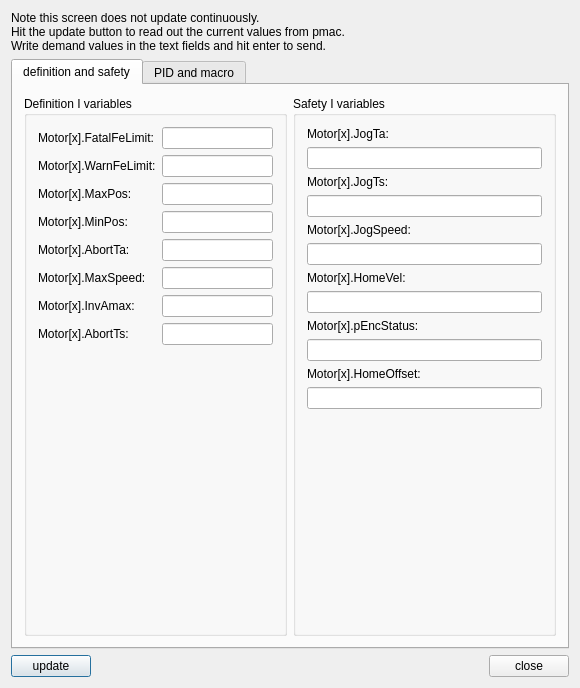
<?xml version="1.0" encoding="UTF-8"?>
<ui version="4.0">
 <class>formPpmacAxisSettings</class>
 <widget class="QDialog" name="formPpmacAxisSettings">
  <property name="geometry">
   <rect>
    <x>0</x>
    <y>0</y>
    <width>580</width>
    <height>688</height>
   </rect>
  </property>
  <property name="sizePolicy">
   <sizepolicy hsizetype="Fixed" vsizetype="Fixed">
    <horstretch>0</horstretch>
    <verstretch>0</verstretch>
   </sizepolicy>
  </property>
  <property name="maximumSize">
   <size>
    <width>1024</width>
    <height>768</height>
   </size>
  </property>
  <property name="windowTitle">
   <string>Axis setup</string>
  </property>
  <layout class="QGridLayout" name="gridLayout_3">
   <item row="2" column="0">
    <widget class="QPushButton" name="btnUpdate">
     <property name="text">
      <string>update</string>
     </property>
    </widget>
   </item>
   <item row="0" column="0" colspan="3">
    <widget class="QLabel" name="textLabel1">
     <property name="text">
      <string>Note this screen does not update continuously.
Hit the update button to read out the current values from pmac.
Write demand values in the text fields and hit enter to send.</string>
     </property>
     <property name="wordWrap">
      <bool>false</bool>
     </property>
    </widget>
   </item>
   <item row="2" column="1">
    <spacer name="spacer7">
     <property name="orientation">
      <enum>Qt::Horizontal</enum>
     </property>
     <property name="sizeType">
      <enum>QSizePolicy::Expanding</enum>
     </property>
     <property name="sizeHint" stdset="0">
      <size>
       <width>185</width>
       <height>20</height>
      </size>
     </property>
    </spacer>
   </item>
   <item row="2" column="2">
    <widget class="QPushButton" name="btnClose">
     <property name="text">
      <string>close</string>
     </property>
    </widget>
   </item>
   <item row="1" column="0" colspan="3">
    <widget class="QTabWidget" name="tabAxisSetup">
     <property name="enabled">
      <bool>true</bool>
     </property>
     <property name="currentIndex">
      <number>0</number>
     </property>
     <widget class="QWidget" name="tab">
      <attribute name="title">
       <string>definition and safety</string>
      </attribute>
      <layout class="QGridLayout" name="gridLayout_2">
       <item row="0" column="1">
        <widget class="QGroupBox" name="groupBox2">
         <property name="title">
          <string>Safety I variables</string>
         </property>
         <layout class="QFormLayout" name="formLayout">
          <item row="0" column="0">
           <widget class="QLabel" name="textLabel2_9">
            <property name="text">
             <string>Motor[x].JogTa:</string>
            </property>
            <property name="wordWrap">
             <bool>false</bool>
            </property>
           </widget>
          </item>
          <item row="2" column="0">
           <widget class="QLabel" name="textLabel2_2_2">
            <property name="text">
             <string>Motor[x].JogTs:</string>
            </property>
            <property name="wordWrap">
             <bool>false</bool>
            </property>
           </widget>
          </item>
          <item row="4" column="0">
           <widget class="QLabel" name="textLabel2_3_2">
            <property name="text">
             <string>Motor[x].JogSpeed:</string>
            </property>
            <property name="wordWrap">
             <bool>false</bool>
            </property>
           </widget>
          </item>
          <item row="6" column="0">
           <widget class="QLabel" name="textLabel2_4_2">
            <property name="text">
             <string>Motor[x].HomeVel:</string>
            </property>
            <property name="wordWrap">
             <bool>false</bool>
            </property>
           </widget>
          </item>
          <item row="8" column="0">
           <widget class="QLabel" name="textLabel2_6_2">
            <property name="text">
             <string>Motor[x].pEncStatus:</string>
            </property>
            <property name="wordWrap">
             <bool>false</bool>
            </property>
           </widget>
          </item>
          <item row="10" column="0">
           <widget class="QLabel" name="textLabel2_7_2">
            <property name="text">
             <string>Motor[x].HomeOffset:</string>
            </property>
            <property name="wordWrap">
             <bool>false</bool>
            </property>
           </widget>
          </item>
          <item row="1" column="0" colspan="2">
           <widget class="QLineEdit" name="lneIx20">
            <property name="sizePolicy">
             <sizepolicy hsizetype="Expanding" vsizetype="Fixed">
              <horstretch>0</horstretch>
              <verstretch>0</verstretch>
             </sizepolicy>
            </property>
            <property name="minimumSize">
             <size>
              <width>60</width>
              <height>0</height>
             </size>
            </property>
            <property name="maximumSize">
             <size>
              <width>32222</width>
              <height>32767</height>
             </size>
            </property>
           </widget>
          </item>
          <item row="3" column="0" colspan="2">
           <widget class="QLineEdit" name="lneIx21">
            <property name="minimumSize">
             <size>
              <width>60</width>
              <height>0</height>
             </size>
            </property>
            <property name="maximumSize">
             <size>
              <width>32222</width>
              <height>32767</height>
             </size>
            </property>
           </widget>
          </item>
          <item row="5" column="0" colspan="2">
           <widget class="QLineEdit" name="lneIx22">
            <property name="minimumSize">
             <size>
              <width>60</width>
              <height>0</height>
             </size>
            </property>
            <property name="maximumSize">
             <size>
              <width>32222</width>
              <height>32767</height>
             </size>
            </property>
           </widget>
          </item>
          <item row="7" column="0" colspan="2">
           <widget class="QLineEdit" name="lneIx23">
            <property name="minimumSize">
             <size>
              <width>60</width>
              <height>0</height>
             </size>
            </property>
            <property name="maximumSize">
             <size>
              <width>32222</width>
              <height>32767</height>
             </size>
            </property>
           </widget>
          </item>
          <item row="9" column="0" colspan="2">
           <widget class="QLineEdit" name="lneIx25">
            <property name="minimumSize">
             <size>
              <width>60</width>
              <height>0</height>
             </size>
            </property>
            <property name="maximumSize">
             <size>
              <width>32222</width>
              <height>32767</height>
             </size>
            </property>
           </widget>
          </item>
          <item row="11" column="0" colspan="2">
           <widget class="QLineEdit" name="lneIx26">
            <property name="minimumSize">
             <size>
              <width>0</width>
              <height>0</height>
             </size>
            </property>
            <property name="maximumSize">
             <size>
              <width>32222</width>
              <height>32767</height>
             </size>
            </property>
           </widget>
          </item>
         </layout>
        </widget>
       </item>
       <item row="0" column="0">
        <widget class="QGroupBox" name="groupBox1">
         <property name="title">
          <string>Definition I variables</string>
         </property>
         <layout class="QFormLayout" name="formLayout_2">
          <item row="7" column="1">
           <widget class="QLineEdit" name="lneIx15">
            <property name="minimumSize">
             <size>
              <width>60</width>
              <height>0</height>
             </size>
            </property>
            <property name="maximumSize">
             <size>
              <width>31222</width>
              <height>32767</height>
             </size>
            </property>
           </widget>
          </item>
          <item row="0" column="0">
           <widget class="QLabel" name="textLabel2">
            <property name="text">
             <string>Motor[x].FatalFeLimit:</string>
            </property>
            <property name="wordWrap">
             <bool>false</bool>
            </property>
           </widget>
          </item>
          <item row="0" column="1">
           <widget class="QLineEdit" name="lneIx11">
            <property name="minimumSize">
             <size>
              <width>60</width>
              <height>0</height>
             </size>
            </property>
            <property name="maximumSize">
             <size>
              <width>31222</width>
              <height>32767</height>
             </size>
            </property>
           </widget>
          </item>
          <item row="2" column="1">
           <widget class="QLineEdit" name="lneIx12">
            <property name="minimumSize">
             <size>
              <width>60</width>
              <height>0</height>
             </size>
            </property>
            <property name="maximumSize">
             <size>
              <width>31222</width>
              <height>32767</height>
             </size>
            </property>
           </widget>
          </item>
          <item row="4" column="1">
           <widget class="QLineEdit" name="lneIx13">
            <property name="minimumSize">
             <size>
              <width>60</width>
              <height>0</height>
             </size>
            </property>
            <property name="maximumSize">
             <size>
              <width>31222</width>
              <height>32767</height>
             </size>
            </property>
           </widget>
          </item>
          <item row="2" column="0">
           <widget class="QLabel" name="textLabel2_2">
            <property name="text">
             <string>Motor[x].WarnFeLimit:</string>
            </property>
            <property name="wordWrap">
             <bool>false</bool>
            </property>
           </widget>
          </item>
          <item row="4" column="0">
           <widget class="QLabel" name="textLabel2_3">
            <property name="text">
             <string>Motor[x].MaxPos:</string>
            </property>
            <property name="wordWrap">
             <bool>false</bool>
            </property>
           </widget>
          </item>
          <item row="5" column="0">
           <widget class="QLabel" name="textLabel2_4">
            <property name="text">
             <string>Motor[x].MinPos:</string>
            </property>
            <property name="wordWrap">
             <bool>false</bool>
            </property>
           </widget>
          </item>
          <item row="5" column="1">
           <widget class="QLineEdit" name="lneIx14">
            <property name="minimumSize">
             <size>
              <width>60</width>
              <height>0</height>
             </size>
            </property>
            <property name="maximumSize">
             <size>
              <width>31222</width>
              <height>32767</height>
             </size>
            </property>
           </widget>
          </item>
          <item row="7" column="0">
           <widget class="QLabel" name="textLabel2_5">
            <property name="text">
             <string>Motor[x].AbortTa:</string>
            </property>
            <property name="wordWrap">
             <bool>false</bool>
            </property>
           </widget>
          </item>
          <item row="8" column="0">
           <widget class="QLabel" name="textLabel2_6">
            <property name="text">
             <string>Motor[x].MaxSpeed:</string>
            </property>
            <property name="wordWrap">
             <bool>false</bool>
            </property>
           </widget>
          </item>
          <item row="8" column="1">
           <widget class="QLineEdit" name="lneIx16">
            <property name="minimumSize">
             <size>
              <width>60</width>
              <height>0</height>
             </size>
            </property>
            <property name="maximumSize">
             <size>
              <width>31222</width>
              <height>32767</height>
             </size>
            </property>
           </widget>
          </item>
          <item row="9" column="0">
           <widget class="QLabel" name="textLabel2_7">
            <property name="text">
             <string>Motor[x].InvAmax:</string>
            </property>
            <property name="wordWrap">
             <bool>false</bool>
            </property>
           </widget>
          </item>
          <item row="9" column="1">
           <widget class="QLineEdit" name="lneIx17">
            <property name="minimumSize">
             <size>
              <width>60</width>
              <height>0</height>
             </size>
            </property>
            <property name="maximumSize">
             <size>
              <width>31222</width>
              <height>32767</height>
             </size>
            </property>
           </widget>
          </item>
          <item row="10" column="0">
           <widget class="QLabel" name="textLabel2_8">
            <property name="text">
             <string>Motor[x].AbortTs:</string>
            </property>
            <property name="wordWrap">
             <bool>false</bool>
            </property>
           </widget>
          </item>
          <item row="10" column="1">
           <widget class="QLineEdit" name="lneIx19">
            <property name="minimumSize">
             <size>
              <width>60</width>
              <height>0</height>
             </size>
            </property>
            <property name="maximumSize">
             <size>
              <width>31222</width>
              <height>32767</height>
             </size>
            </property>
           </widget>
          </item>
         </layout>
        </widget>
       </item>
      </layout>
     </widget>
     <widget class="QWidget" name="tab_2">
      <attribute name="title">
       <string>PID and macro</string>
      </attribute>
      <widget class="QGroupBox" name="groupBox1_2">
       <property name="geometry">
        <rect>
         <x>10</x>
         <y>20</y>
         <width>271</width>
         <height>330</height>
        </rect>
       </property>
       <property name="sizePolicy">
        <sizepolicy hsizetype="Fixed" vsizetype="Fixed">
         <horstretch>0</horstretch>
         <verstretch>0</verstretch>
        </sizepolicy>
       </property>
       <property name="title">
        <string>Gains</string>
       </property>
       <layout class="QFormLayout" name="formLayout_3">
        <item row="0" column="0">
         <widget class="QLabel" name="textLabel2_10">
          <property name="text">
           <string>Proportional:</string>
          </property>
          <property name="wordWrap">
           <bool>false</bool>
          </property>
         </widget>
        </item>
        <item row="0" column="1">
         <widget class="QLineEdit" name="lneIx30">
          <property name="minimumSize">
           <size>
            <width>60</width>
            <height>0</height>
           </size>
          </property>
          <property name="maximumSize">
           <size>
            <width>32233</width>
            <height>32767</height>
           </size>
          </property>
         </widget>
        </item>
        <item row="1" column="0">
         <widget class="QLabel" name="textLabel2_2_3">
          <property name="text">
           <string>Derivative 1:</string>
          </property>
          <property name="wordWrap">
           <bool>false</bool>
          </property>
         </widget>
        </item>
        <item row="1" column="1">
         <widget class="QLineEdit" name="lneIx31">
          <property name="minimumSize">
           <size>
            <width>60</width>
            <height>0</height>
           </size>
          </property>
          <property name="maximumSize">
           <size>
            <width>32233</width>
            <height>32767</height>
           </size>
          </property>
         </widget>
        </item>
        <item row="2" column="0">
         <widget class="QLabel" name="textLabel2_3_3">
          <property name="text">
           <string>Derivative 2:</string>
          </property>
          <property name="wordWrap">
           <bool>false</bool>
          </property>
         </widget>
        </item>
        <item row="2" column="1">
         <widget class="QLineEdit" name="lneDerivative2">
          <property name="minimumSize">
           <size>
            <width>60</width>
            <height>0</height>
           </size>
          </property>
          <property name="maximumSize">
           <size>
            <width>32233</width>
            <height>32767</height>
           </size>
          </property>
         </widget>
        </item>
        <item row="3" column="0">
         <widget class="QLabel" name="textLabel2_4_3">
          <property name="text">
           <string>Integral:</string>
          </property>
          <property name="wordWrap">
           <bool>false</bool>
          </property>
         </widget>
        </item>
        <item row="3" column="1">
         <widget class="QLineEdit" name="lneIx33">
          <property name="minimumSize">
           <size>
            <width>60</width>
            <height>0</height>
           </size>
          </property>
          <property name="maximumSize">
           <size>
            <width>32233</width>
            <height>32767</height>
           </size>
          </property>
         </widget>
        </item>
        <item row="4" column="0">
         <widget class="QLabel" name="textLabel2_5_3">
          <property name="text">
           <string>Vel. Feedforward 1:</string>
          </property>
          <property name="wordWrap">
           <bool>false</bool>
          </property>
         </widget>
        </item>
        <item row="4" column="1">
         <widget class="QLineEdit" name="lneIx32">
          <property name="minimumSize">
           <size>
            <width>60</width>
            <height>0</height>
           </size>
          </property>
          <property name="maximumSize">
           <size>
            <width>32233</width>
            <height>32767</height>
           </size>
          </property>
         </widget>
        </item>
        <item row="5" column="0">
         <widget class="QLabel" name="textLabel2_10_2">
          <property name="text">
           <string>Vel. Feedforward 2:</string>
          </property>
          <property name="wordWrap">
           <bool>false</bool>
          </property>
         </widget>
        </item>
        <item row="5" column="1">
         <widget class="QLineEdit" name="lneVFF2">
          <property name="minimumSize">
           <size>
            <width>60</width>
            <height>0</height>
           </size>
          </property>
          <property name="maximumSize">
           <size>
            <width>32233</width>
            <height>32767</height>
           </size>
          </property>
         </widget>
        </item>
        <item row="6" column="0">
         <widget class="QLabel" name="textLabel2_10_2_2">
          <property name="text">
           <string>Accel. Feedforward:</string>
          </property>
          <property name="wordWrap">
           <bool>false</bool>
          </property>
         </widget>
        </item>
        <item row="6" column="1">
         <widget class="QLineEdit" name="lneIx35">
          <property name="minimumSize">
           <size>
            <width>60</width>
            <height>0</height>
           </size>
          </property>
          <property name="maximumSize">
           <size>
            <width>32233</width>
            <height>32767</height>
           </size>
          </property>
         </widget>
        </item>
       </layout>
      </widget>
      <widget class="QGroupBox" name="groupBox1_2_2">
       <property name="geometry">
        <rect>
         <x>290</x>
         <y>20</y>
         <width>260</width>
         <height>81</height>
        </rect>
       </property>
       <property name="sizePolicy">
        <sizepolicy hsizetype="Fixed" vsizetype="Fixed">
         <horstretch>0</horstretch>
         <verstretch>0</verstretch>
        </sizepolicy>
       </property>
       <property name="title">
        <string>Other Servo Settings</string>
       </property>
       <layout class="QFormLayout" name="formLayout_4">
        <property name="fieldGrowthPolicy">
         <enum>QFormLayout::AllNonFixedFieldsGrow</enum>
        </property>
        <item row="0" column="0">
         <widget class="QLabel" name="lLoopSelect">
          <property name="text">
           <string>Integrator Mode:</string>
          </property>
          <property name="wordWrap">
           <bool>false</bool>
          </property>
         </widget>
        </item>
        <item row="0" column="1">
         <widget class="QLineEdit" name="lneIx34">
          <property name="minimumSize">
           <size>
            <width>60</width>
            <height>0</height>
           </size>
          </property>
          <property name="maximumSize">
           <size>
            <width>32222</width>
            <height>32767</height>
           </size>
          </property>
         </widget>
        </item>
        <item row="2" column="0" colspan="2">
         <spacer name="verticalSpacer">
          <property name="orientation">
           <enum>Qt::Vertical</enum>
          </property>
          <property name="sizeHint" stdset="0">
           <size>
            <width>30</width>
            <height>0</height>
           </size>
          </property>
         </spacer>
        </item>
       </layout>
      </widget>
     </widget>
    </widget>
   </item>
  </layout>
 </widget>
 <layoutdefault spacing="6" margin="11"/>
 <pixmapfunction>qPixmapFromMimeSource</pixmapfunction>
 <tabstops>
  <tabstop>btnUpdate</tabstop>
  <tabstop>btnClose</tabstop>
 </tabstops>
 <resources/>
 <connections>
  <connection>
   <sender>btnUpdate</sender>
   <signal>clicked()</signal>
   <receiver>formPpmacAxisSettings</receiver>
   <slot>axisUpdate()</slot>
   <hints>
    <hint type="sourcelabel">
     <x>20</x>
     <y>20</y>
    </hint>
    <hint type="destinationlabel">
     <x>20</x>
     <y>20</y>
    </hint>
   </hints>
  </connection>
  <connection>
   <sender>btnClose</sender>
   <signal>clicked()</signal>
   <receiver>formPpmacAxisSettings</receiver>
   <slot>close()</slot>
   <hints>
    <hint type="sourcelabel">
     <x>20</x>
     <y>20</y>
    </hint>
    <hint type="destinationlabel">
     <x>20</x>
     <y>20</y>
    </hint>
   </hints>
  </connection>
  <connection>
   <sender>lneIx17</sender>
   <signal>returnPressed()</signal>
   <receiver>formPpmacAxisSettings</receiver>
   <slot>sendIx17()</slot>
   <hints>
    <hint type="sourcelabel">
     <x>20</x>
     <y>20</y>
    </hint>
    <hint type="destinationlabel">
     <x>20</x>
     <y>20</y>
    </hint>
   </hints>
  </connection>
  <connection>
   <sender>lneIx16</sender>
   <signal>returnPressed()</signal>
   <receiver>formPpmacAxisSettings</receiver>
   <slot>sendIx16()</slot>
   <hints>
    <hint type="sourcelabel">
     <x>20</x>
     <y>20</y>
    </hint>
    <hint type="destinationlabel">
     <x>20</x>
     <y>20</y>
    </hint>
   </hints>
  </connection>
  <connection>
   <sender>lneIx12</sender>
   <signal>returnPressed()</signal>
   <receiver>formPpmacAxisSettings</receiver>
   <slot>sendIx12()</slot>
   <hints>
    <hint type="sourcelabel">
     <x>20</x>
     <y>20</y>
    </hint>
    <hint type="destinationlabel">
     <x>20</x>
     <y>20</y>
    </hint>
   </hints>
  </connection>
  <connection>
   <sender>lneIx13</sender>
   <signal>returnPressed()</signal>
   <receiver>formPpmacAxisSettings</receiver>
   <slot>sendIx13()</slot>
   <hints>
    <hint type="sourcelabel">
     <x>20</x>
     <y>20</y>
    </hint>
    <hint type="destinationlabel">
     <x>20</x>
     <y>20</y>
    </hint>
   </hints>
  </connection>
  <connection>
   <sender>lneIx19</sender>
   <signal>returnPressed()</signal>
   <receiver>formPpmacAxisSettings</receiver>
   <slot>sendIx19()</slot>
   <hints>
    <hint type="sourcelabel">
     <x>20</x>
     <y>20</y>
    </hint>
    <hint type="destinationlabel">
     <x>20</x>
     <y>20</y>
    </hint>
   </hints>
  </connection>
  <connection>
   <sender>lneIx20</sender>
   <signal>returnPressed()</signal>
   <receiver>formPpmacAxisSettings</receiver>
   <slot>sendIx20()</slot>
   <hints>
    <hint type="sourcelabel">
     <x>20</x>
     <y>20</y>
    </hint>
    <hint type="destinationlabel">
     <x>20</x>
     <y>20</y>
    </hint>
   </hints>
  </connection>
  <connection>
   <sender>lneIx23</sender>
   <signal>returnPressed()</signal>
   <receiver>formPpmacAxisSettings</receiver>
   <slot>sendIx23()</slot>
   <hints>
    <hint type="sourcelabel">
     <x>20</x>
     <y>20</y>
    </hint>
    <hint type="destinationlabel">
     <x>20</x>
     <y>20</y>
    </hint>
   </hints>
  </connection>
  <connection>
   <sender>lneIx21</sender>
   <signal>returnPressed()</signal>
   <receiver>formPpmacAxisSettings</receiver>
   <slot>sendIx21()</slot>
   <hints>
    <hint type="sourcelabel">
     <x>20</x>
     <y>20</y>
    </hint>
    <hint type="destinationlabel">
     <x>20</x>
     <y>20</y>
    </hint>
   </hints>
  </connection>
  <connection>
   <sender>lneIx22</sender>
   <signal>returnPressed()</signal>
   <receiver>formPpmacAxisSettings</receiver>
   <slot>sendIx22()</slot>
   <hints>
    <hint type="sourcelabel">
     <x>20</x>
     <y>20</y>
    </hint>
    <hint type="destinationlabel">
     <x>20</x>
     <y>20</y>
    </hint>
   </hints>
  </connection>
  <connection>
   <sender>lneIx26</sender>
   <signal>returnPressed()</signal>
   <receiver>formPpmacAxisSettings</receiver>
   <slot>sendIx26()</slot>
   <hints>
    <hint type="sourcelabel">
     <x>20</x>
     <y>20</y>
    </hint>
    <hint type="destinationlabel">
     <x>20</x>
     <y>20</y>
    </hint>
   </hints>
  </connection>
  <connection>
   <sender>tabAxisSetup</sender>
   <signal>currentChanged(int)</signal>
   <receiver>formPpmacAxisSettings</receiver>
   <slot>tabChange()</slot>
   <hints>
    <hint type="sourcelabel">
     <x>20</x>
     <y>20</y>
    </hint>
    <hint type="destinationlabel">
     <x>20</x>
     <y>20</y>
    </hint>
   </hints>
  </connection>
  <connection>
   <sender>lneIx11</sender>
   <signal>returnPressed()</signal>
   <receiver>formPpmacAxisSettings</receiver>
   <slot>sendIx11()</slot>
   <hints>
    <hint type="sourcelabel">
     <x>20</x>
     <y>20</y>
    </hint>
    <hint type="destinationlabel">
     <x>20</x>
     <y>20</y>
    </hint>
   </hints>
  </connection>
  <connection>
   <sender>lneIx14</sender>
   <signal>returnPressed()</signal>
   <receiver>formPpmacAxisSettings</receiver>
   <slot>sendIx14()</slot>
   <hints>
    <hint type="sourcelabel">
     <x>20</x>
     <y>20</y>
    </hint>
    <hint type="destinationlabel">
     <x>20</x>
     <y>20</y>
    </hint>
   </hints>
  </connection>
  <connection>
   <sender>lneIx25</sender>
   <signal>returnPressed()</signal>
   <receiver>formPpmacAxisSettings</receiver>
   <slot>sendIx25()</slot>
   <hints>
    <hint type="sourcelabel">
     <x>20</x>
     <y>20</y>
    </hint>
    <hint type="destinationlabel">
     <x>20</x>
     <y>20</y>
    </hint>
   </hints>
  </connection>
  <connection>
   <sender>lneIx15</sender>
   <signal>returnPressed()</signal>
   <receiver>formPpmacAxisSettings</receiver>
   <slot>sendIx15()</slot>
   <hints>
    <hint type="sourcelabel">
     <x>20</x>
     <y>20</y>
    </hint>
    <hint type="destinationlabel">
     <x>20</x>
     <y>20</y>
    </hint>
   </hints>
  </connection>
  <connection>
   <sender>lneIx30</sender>
   <signal>returnPressed()</signal>
   <receiver>formPpmacAxisSettings</receiver>
   <slot>sendIx30()</slot>
   <hints>
    <hint type="sourcelabel">
     <x>20</x>
     <y>20</y>
    </hint>
    <hint type="destinationlabel">
     <x>20</x>
     <y>20</y>
    </hint>
   </hints>
  </connection>
  <connection>
   <sender>lneIx31</sender>
   <signal>returnPressed()</signal>
   <receiver>formPpmacAxisSettings</receiver>
   <slot>sendIx31()</slot>
   <hints>
    <hint type="sourcelabel">
     <x>20</x>
     <y>20</y>
    </hint>
    <hint type="destinationlabel">
     <x>20</x>
     <y>20</y>
    </hint>
   </hints>
  </connection>
  <connection>
   <sender>lneIx32</sender>
   <signal>returnPressed()</signal>
   <receiver>formPpmacAxisSettings</receiver>
   <slot>sendIx32()</slot>
   <hints>
    <hint type="sourcelabel">
     <x>20</x>
     <y>20</y>
    </hint>
    <hint type="destinationlabel">
     <x>20</x>
     <y>20</y>
    </hint>
   </hints>
  </connection>
  <connection>
   <sender>lneIx33</sender>
   <signal>returnPressed()</signal>
   <receiver>formPpmacAxisSettings</receiver>
   <slot>sendIx33()</slot>
   <hints>
    <hint type="sourcelabel">
     <x>20</x>
     <y>20</y>
    </hint>
    <hint type="destinationlabel">
     <x>20</x>
     <y>20</y>
    </hint>
   </hints>
  </connection>
  <connection>
   <sender>lneIx34</sender>
   <signal>returnPressed()</signal>
   <receiver>formPpmacAxisSettings</receiver>
   <slot>sendIx34()</slot>
   <hints>
    <hint type="sourcelabel">
     <x>20</x>
     <y>20</y>
    </hint>
    <hint type="destinationlabel">
     <x>20</x>
     <y>20</y>
    </hint>
   </hints>
  </connection>
  <connection>
   <sender>lneIx35</sender>
   <signal>returnPressed()</signal>
   <receiver>formPpmacAxisSettings</receiver>
   <slot>sendIx35()</slot>
   <hints>
    <hint type="sourcelabel">
     <x>20</x>
     <y>20</y>
    </hint>
    <hint type="destinationlabel">
     <x>20</x>
     <y>20</y>
    </hint>
   </hints>
  </connection>
  <connection>
   <sender>lneIx11</sender>
   <signal>returnPressed()</signal>
   <receiver>formPpmacAxisSettings</receiver>
   <slot>sendIx11()</slot>
   <hints>
    <hint type="sourcelabel">
     <x>20</x>
     <y>20</y>
    </hint>
    <hint type="destinationlabel">
     <x>20</x>
     <y>20</y>
    </hint>
   </hints>
  </connection>
  <connection>
   <sender>lneDerivative2</sender>
   <signal>returnPressed()</signal>
   <receiver>formPpmacAxisSettings</receiver>
   <slot>sendDerivative2()</slot>
   <hints>
    <hint type="sourcelabel">
     <x>20</x>
     <y>20</y>
    </hint>
    <hint type="destinationlabel">
     <x>20</x>
     <y>20</y>
    </hint>
   </hints>
  </connection>
  <connection>
   <sender>lneVFF2</sender>
   <signal>returnPressed()</signal>
   <receiver>formPpmacAxisSettings</receiver>
   <slot>sendVFF2()</slot>
   <hints>
    <hint type="sourcelabel">
     <x>20</x>
     <y>20</y>
    </hint>
    <hint type="destinationlabel">
     <x>20</x>
     <y>20</y>
    </hint>
   </hints>
  </connection>
 </connections>
</ui>
